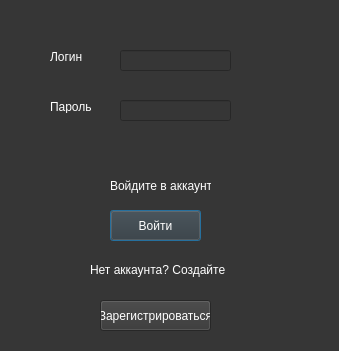
<?xml version="1.0" encoding="UTF-8"?>
<ui version="4.0">
 <class>Dialog</class>
 <widget class="QDialog" name="Dialog">
  <property name="geometry">
   <rect>
    <x>0</x>
    <y>0</y>
    <width>339</width>
    <height>351</height>
   </rect>
  </property>
  <property name="windowTitle">
   <string>Dialog</string>
  </property>
  <property name="styleSheet">
   <string notr="true">background-color: rgb(54, 54, 54);</string>
  </property>
  <widget class="QPushButton" name="loginButton">
   <property name="geometry">
    <rect>
     <x>110</x>
     <y>210</y>
     <width>91</width>
     <height>31</height>
    </rect>
   </property>
   <property name="styleSheet">
    <string notr="true">color: rgb(255, 255, 255);</string>
   </property>
   <property name="text">
    <string>Войти</string>
   </property>
  </widget>
  <widget class="QPushButton" name="createaccButton">
   <property name="geometry">
    <rect>
     <x>100</x>
     <y>300</y>
     <width>111</width>
     <height>31</height>
    </rect>
   </property>
   <property name="styleSheet">
    <string notr="true">color: rgb(255, 255, 255);</string>
   </property>
   <property name="text">
    <string>Зарегистрироваться</string>
   </property>
  </widget>
  <widget class="QLabel" name="loginLabel">
   <property name="geometry">
    <rect>
     <x>110</x>
     <y>170</y>
     <width>101</width>
     <height>31</height>
    </rect>
   </property>
   <property name="styleSheet">
    <string notr="true">color: rgb(255, 255, 255);</string>
   </property>
   <property name="text">
    <string>Войдите в аккаунт</string>
   </property>
  </widget>
  <widget class="QLabel" name="createaccLabel">
   <property name="geometry">
    <rect>
     <x>90</x>
     <y>260</y>
     <width>141</width>
     <height>20</height>
    </rect>
   </property>
   <property name="styleSheet">
    <string notr="true">color: rgb(255, 255, 255);</string>
   </property>
   <property name="text">
    <string>Нет аккаунта? Создайте</string>
   </property>
  </widget>
  <widget class="QLineEdit" name="login">
   <property name="geometry">
    <rect>
     <x>120</x>
     <y>50</y>
     <width>111</width>
     <height>21</height>
    </rect>
   </property>
   <property name="styleSheet">
    <string notr="true">color: rgb(54, 54, 54);</string>
   </property>
  </widget>
  <widget class="QLineEdit" name="password">
   <property name="geometry">
    <rect>
     <x>120</x>
     <y>100</y>
     <width>111</width>
     <height>21</height>
    </rect>
   </property>
   <property name="styleSheet">
    <string notr="true">color: rgb(54, 54, 54);</string>
   </property>
  </widget>
  <widget class="QLabel" name="logLabel">
   <property name="geometry">
    <rect>
     <x>50</x>
     <y>50</y>
     <width>47</width>
     <height>13</height>
    </rect>
   </property>
   <property name="styleSheet">
    <string notr="true">color: rgb(255, 255, 255);</string>
   </property>
   <property name="text">
    <string>Логин</string>
   </property>
  </widget>
  <widget class="QLabel" name="passwLabel">
   <property name="geometry">
    <rect>
     <x>50</x>
     <y>100</y>
     <width>47</width>
     <height>13</height>
    </rect>
   </property>
   <property name="styleSheet">
    <string notr="true">color: rgb(255, 255, 255);</string>
   </property>
   <property name="text">
    <string>Пароль</string>
   </property>
  </widget>
  <widget class="QLabel" name="incorrectLabel">
   <property name="geometry">
    <rect>
     <x>100</x>
     <y>140</y>
     <width>101</width>
     <height>21</height>
    </rect>
   </property>
   <property name="styleSheet">
    <string notr="true">color: rgb(255, 255, 255);</string>
   </property>
   <property name="text">
    <string/>
   </property>
  </widget>
 </widget>
 <resources/>
 <connections/>
</ui>
